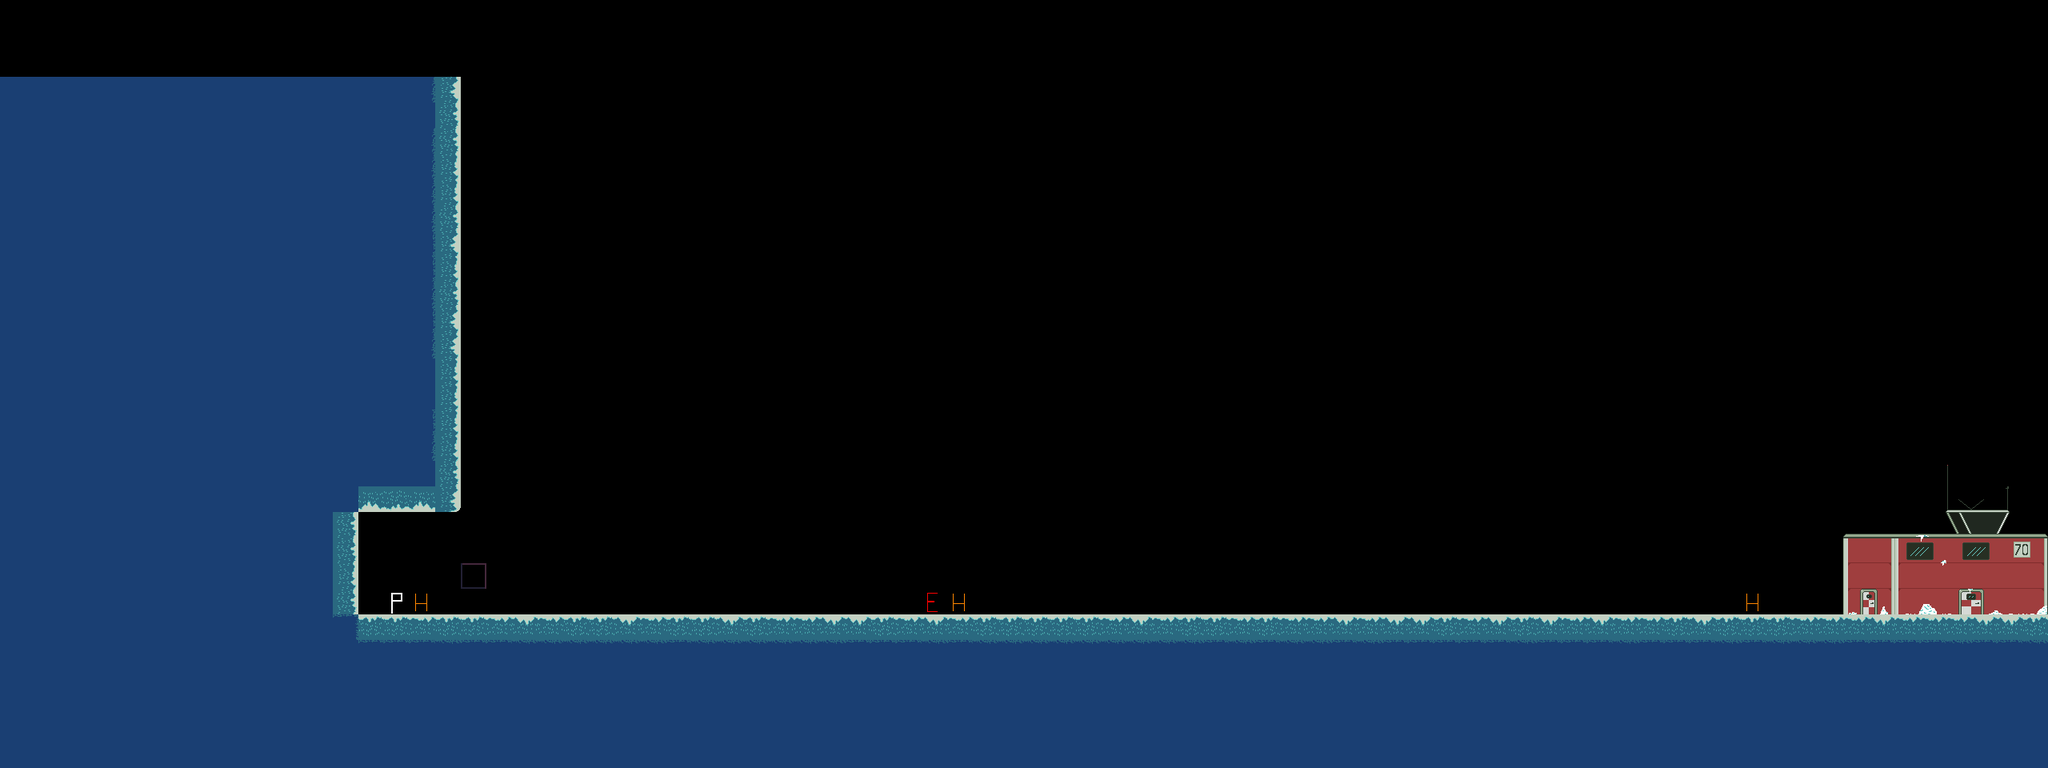

Rendered tile map (Tiled .tmx) drawn with the repository's tilesets; below, a short description and the map source with its tile grids summarised:
An orthogonal 80x30 tile map with 32x32 px tiles, 5 tile layers (Background, Foreground, Player, EnemySpawn, ...) and 7 objects.

<map version="1.9" tiledversion="1.9.2" orientation="orthogonal" renderorder="right-down" compressionlevel="0" width="80" height="30" tilewidth="32" tileheight="32" infinite="0" nextlayerid="10" nextobjectid="88">
 <tileset firstgid="1" name="spritesheet" tilewidth="32" tileheight="32" tilecount="256" columns="16">
  <image source="../spritesheet/spritesheet.png" width="512" height="512" />
 </tileset>
 <layer id="1" name="Background" width="80" height="30">
  <data>[2400 cells, 0 non-empty, 0 distinct tile ids]</data>
 </layer>
 <layer id="9" name="Foreground" width="80" height="30">
  <data>[2400 cells, 891 non-empty, 57 distinct tile ids]</data>
 </layer>
 <layer id="3" name="Player" width="80" height="30">
  <data>[2400 cells, 1 non-empty, 1 distinct tile ids]</data>
 </layer>
 <layer id="5" name="EnemySpawn" width="80" height="30">
  <data>[2400 cells, 1 non-empty, 1 distinct tile ids]</data>
 </layer>
 <objectgroup id="6" name="Inside">
  <object id="33" x="448" y="640" width="128" height="128" />
  <object id="34" x="2176" y="640" width="128" height="128" />
 </objectgroup>
 <layer id="7" name="Heatsource" width="80" height="30">
  <data>[2400 cells, 3 non-empty, 1 distinct tile ids]</data>
 </layer>
 <objectgroup id="2" name="Platforms">
  <object id="75" x="192" y="768" width="2368" height="192" />
  <object id="79" x="0" y="96" width="576" height="544" />
  <object id="80" x="0" y="640" width="448" height="128" />
  <object id="87" x="576" y="704" width="32" height="32" />
 </objectgroup>
 <objectgroup id="4" name="Checkpoint">
  <object id="30" x="2208" y="672" width="96" height="96" />
 </objectgroup>
</map>